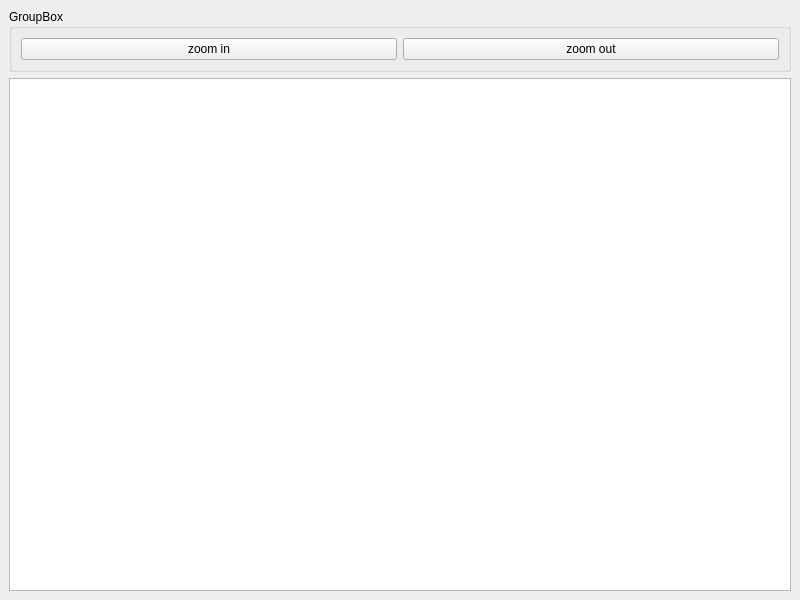
<?xml version="1.0" encoding="UTF-8"?>
<ui version="4.0">
 <class>MainWindow</class>
 <widget class="QMainWindow" name="MainWindow">
  <property name="geometry">
   <rect>
    <x>0</x>
    <y>0</y>
    <width>800</width>
    <height>600</height>
   </rect>
  </property>
  <property name="windowTitle">
   <string>MainWindow</string>
  </property>
  <widget class="QWidget" name="centralwidget">
   <layout class="QVBoxLayout" name="verticalLayout">
    <item>
     <widget class="QGroupBox" name="groupBox">
      <property name="title">
       <string>GroupBox</string>
      </property>
      <layout class="QHBoxLayout" name="horizontalLayout">
       <item>
        <widget class="QPushButton" name="zoomIn">
         <property name="text">
          <string>zoom in</string>
         </property>
        </widget>
       </item>
       <item>
        <widget class="QPushButton" name="zoomOut">
         <property name="text">
          <string>zoom out</string>
         </property>
        </widget>
       </item>
      </layout>
     </widget>
    </item>
    <item>
     <widget class="QGraphicsView" name="graphicsView"/>
    </item>
   </layout>
  </widget>
 </widget>
 <resources/>
 <connections/>
</ui>
